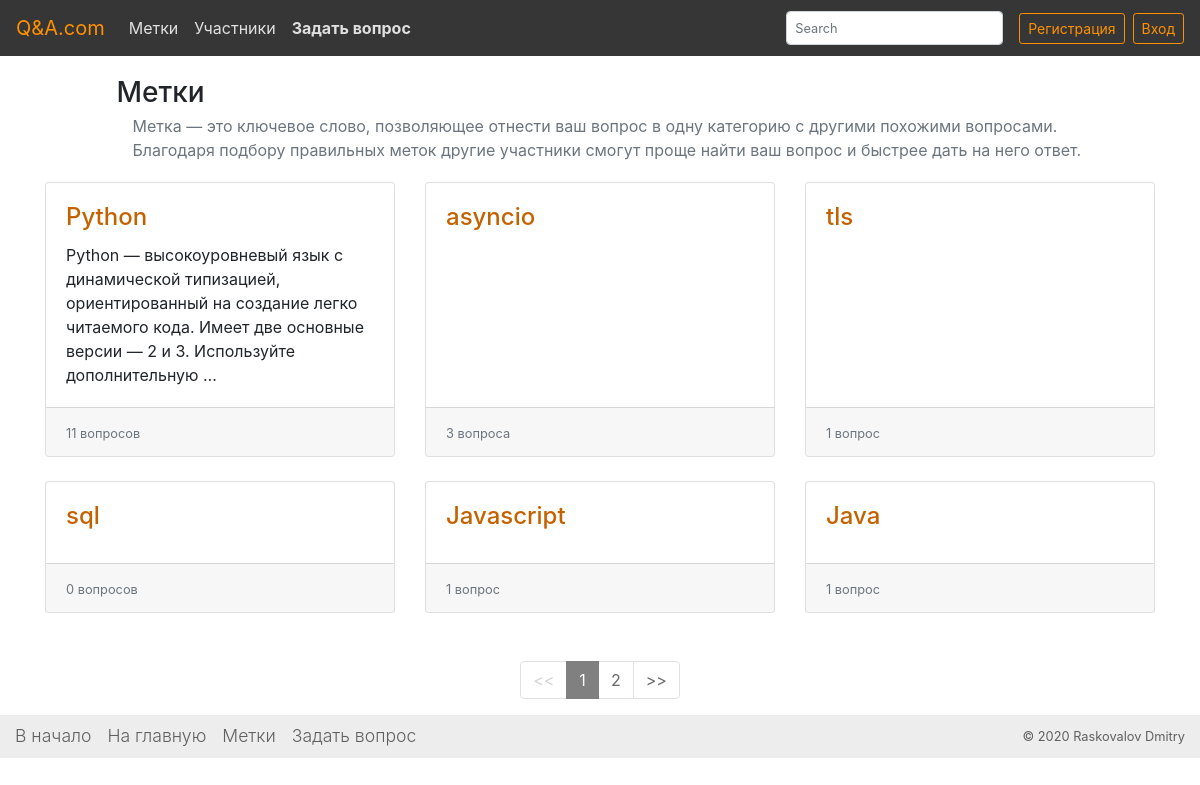
Page /tags-index on the committed database.
### question/models.py (models this page shows, shortened)
class Tag(models.Model):
    name = models.CharField("Имя", max_length=40)
    description = models.TextField("Описание", blank=True)
    number_questions = models.PositiveIntegerField("количество вопросов", blank=True, default=0)
    url = models.SlugField(blank=True, max_length=50, unique=True)
    def get_absolute_url(self):
        return reverse("tag", kwargs={"slug": self.url})
    class Meta:
        verbose_name = "Метка"
        verbose_name_plural = "Метки"

### question/views.py (the view)
# urls.py: path('tags-index', views.TagIndexView.as_view(), name='tags_index'),
class TagIndexView(ListView):
    model = Tag
    template_name = 'question/tags_index.html'
    paginate_by = 6

### question/templatetags/question_extras.py (called while the page is built)
@register.filter(name='ru_plural', is_safe=False)
def ru_pluralize(value, arg=''):
    try:
        nouns = arg.split(',')
    except AttributeError:
        return ''
    nouns.extend(['', '', ''])
    one, few, many = nouns[:3]
    try:
        n = abs(value)
    except TypeError:
        return ''
    if n % 10 == 1 and n % 100 != 11:
        noun = one
    elif n % 10 in [0, 5, 6, 7, 8, 9] or n % 100 in [11, 12, 13, 14]:
        noun = many
    else:
        noun = few
    return noun

### templates/question/tags_index.html
{% extends "question/base.html" %}
{% load question_extras %}
{% block content %}
    <div class="container-lg question-container">
        <div class="row">
            <div class="row justify-content-sm-center">
                <div class="col col-sm-10 p-4 p-sm-1 mb-2">
                    <h3 class="mb-1">Метки</h3>
                    <p class="text-muted ml-3">Метка — это ключевое слово, позволяющее отнести ваш вопрос в одну
                        категорию с другими похожими вопросами.
                        Благодаря подбору правильных меток другие участники смогут проще найти ваш вопрос и быстрее дать
                        на него ответ. </p>
                </div>
            </div>
        </div>
        <div class="row row-cols-1 row-cols-md-2 row-cols-lg-3">
            {% for tag in page_obj %}
                <div class="col mb-4">
                    <div class="card h-100">
                        <div class="card-body">
                            <h4 class="card-title">
                                <a href="{{ tag.get_absolute_url }}">
                                    {{ tag.name }}
                                </a>
                            </h4>
                            <p class="card-text">{{ tag.description|truncatechars:170 }}</p>
                        </div>
                        <div class="card-footer">
                            <small class="text-muted">{{ tag.question_tags.count }} {{ tag.question_tags.count|ru_plural:'вопрос,вопроса,вопросов' }}</small>
                        </div>
                    </div>
                </div>
            {% endfor %}
        </div>
    {% include 'include/pagination.html' %}
    </div>
{% endblock content %}

### static/css/styles.css (style rules this page uses)
a { color: #c56200; }
p { margin-bottom: 0.5rem; }
h3, h4, p, span { overflow-wrap: break-word; }
.question-container, .question-single-container, .tags-page-container { margin-top: 4.5rem; }

### rows in the picture
Tag: name "Python", description "Python — высокоуровневый язык с динамической типизацией, ориентированный на создание легко читаемого кода. Имеет две основные версии — 2 и 3. Используйте дополнительную …", question_tags.count "11", question_tags.count|ru_plural "вопросов"
Tag: name "asyncio", question_tags.count "3", question_tags.count|ru_plural "вопроса"
Tag: name "tls", question_tags.count "1", question_tags.count|ru_plural "вопрос"
Tag: name "sql", question_tags.count "0", question_tags.count|ru_plural "вопросов"
Tag: name "Javascript", question_tags.count "1", question_tags.count|ru_plural "вопрос"
Tag: name "Java", question_tags.count "1", question_tags.count|ru_plural "вопрос"

### other values in the picture
{{ page_obj.number }} "1"
{{ i }} "2"
